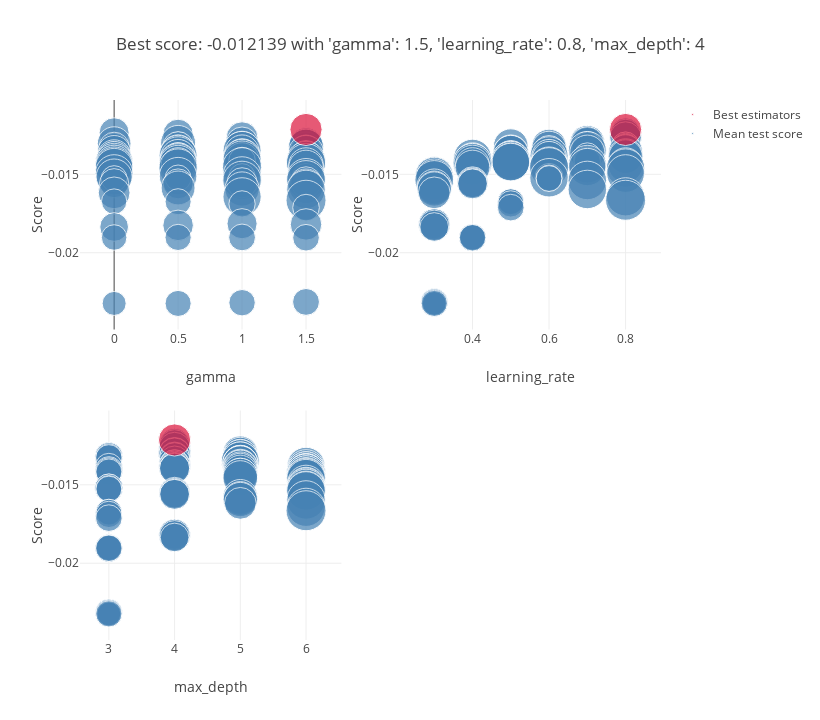

The cell this chart's notebook holds for it:
### Code cell
# Storing the results of the search
cv_results = pd.DataFrame(grid_search.cv_results_).sort_values(by=['rank_test_score', 'mean_fit_time'])
detailed_results["XG"] = cv_results.iloc[0]
# Plotting the results of the search with different parameters
display(cv_results)
scores['xg_train'] = grid_result.best_score_
plot_grid_search(grid_result)
scores['xg_test']  = brier_score_loss(y_test,grid_search.best_estimator_.predict_proba(X_test)[:,1]
 )

### Figure 1 — Plotly figure (JSON) as saved in the notebook; plotly's stock layout.template omitted (floating-point values rounded to 4 significant figures)
{"data": [{"marker": {"color": "SteelBlue", "size": [1.482, 1.512, 1.662, 2.014, 1.672, 1.675, 1.868, 1.145, 1.275, 1.981, 1.105, 1.999, 1.554, 1.478, 1.161, 1.971, 2.375, 1.615, 1.905, 1.923, 1.831, 2.027, 2.084, 1.561, 1.536, 2.39, 1.435, 1.638, 2.009, 1.214, 1.416, 1.857, 1.997, 1.487, 1.515, 2.377, 1.859, 1.927, 1.247, 2.383, 1.181, 2.484, 1.83, 1.112, 2.371, 2.334, 2.343, 2.514, 2.243, 2.353, 1.885, 1.982, 2.34, 2.292, 2.54, 1.984, 2.424, 2.339, 2.414, 2.328, 1.169, 2.137, 1.315, 2.445, 1.109, 1.102, 2.47, 2.443, 1.552, 1.502, 1.401, 1.477, 1.983, 1.893, 1.937, 2.438, 1.668, 2.405, 2.637, 1.064, 1.12, 1.142, 1.172, 1.495, 1.635, 1.537, 1.356, 1.133, 1.181, 1.073, 1.17, 1.187, 1.151, 0.9506, 1.123], "sizemin": 4, "sizemode": "area", "sizeref": 0.003296}, "mode": "markers", "name": "Mean test score", "showlegend": true, "text": ["'gamma': 0,<br /> 'learning_rate': 0.8,<br /> 'max_depth': 4", "'gamma': 0.5,<br /> 'learning_rate': 0.8,<br /> 'max_depth': 4", "'gamma': 1,<br /> 'learning_rate': 0.8,<br /> 'max_depth': 4", "'gamma': 0.5,<br /> 'learning_rate': 0.7,<br /> 'max_depth': 5", "'gamma': 1,<br /> 'learning_rate': 0.7,<br /> 'max_depth': 4", "'gamma': 1.5,<br /> 'learning_rate': 0.7,<br /> 'max_depth': 4", "'gamma': 0,<br /> 'learning_rate': 0.7,<br /> 'max_depth': 5", "'gamma': 0.5,<br /> 'learning_rate': 0.8,<br /> 'max_depth': 3", "'gamma': 1.5,<br /> 'learning_rate': 0.8,<br /> 'max_depth': 3", "'gamma': 1.5,<br /> 'learning_rate': 0.5,<br /> 'max_depth': 5", "'gamma': 0,<br /> 'learning_rate': 0.8,<br /> 'max_depth': 3", "'gamma': 1.5,<br /> 'learning_rate': 0.6,<br /> 'max_depth': 5", "'gamma': 0.5,<br /> 'learning_rate': 0.7,<br /> 'max_depth': 4", "'gamma': 0,<br /> 'learning_rate': 0.7,<br /> 'max_depth': 4", "'gamma': 1,<br /> 'learning_rate': 0.8,<br /> 'max_depth': 3", "'gamma': 1,<br /> 'learning_rate': 0.6,<br /> 'max_depth': 5", "'gamma': 1,<br /> 'learning_rate': 0.7,<br /> 'max_depth': 5", "'gamma': 1.5,<br /> 'learning_rate': 0.6,<br /> 'max_depth': 4", "'gamma': 0.5,<br /> 'learning_rate': 0.8,<br /> 'max_depth': 5", "'gamma': 1,<br /> 'learning_rate': 0.5,<br /> 'max_depth': 5", "'gamma': 0,<br /> 'learning_rate': 0.5,<br /> 'max_depth': 5", "'gamma': 1.5,<br /> 'learning_rate': 0.7,<br /> 'max_depth': 5", "'gamma': 0.5,<br /> 'learning_rate': 0.5,<br /> 'max_depth': 5", "'gamma': 0.5,<br /> 'learning_rate': 0.6,<br /> 'max_depth': 4", "'gamma': 1,<br /> 'learning_rate': 0.6,<br /> 'max_depth': 4", "'gamma': 0.5,<br /> 'learning_rate': 0.6,<br /> 'max_depth': 6", "'gamma': 0,<br /> 'learning_rate': 0.6,<br /> 'max_depth': 4", "'gamma': 1.5,<br /> 'learning_rate': 0.5,<br /> 'max_depth': 4", "'gamma': 1,<br /> 'learning_rate': 0.8,<br /> 'max_depth': 5", "'gamma': 1.5,<br /> 'learning_rate': 0.7,<br /> 'max_depth': 3", "'gamma': 0,<br /> 'learning_rate': 0.5,<br /> 'max_depth': 4", "'gamma': 0,<br /> 'learning_rate': 0.8,<br /> 'max_depth': 5", "'gamma': 0.5,<br /> 'learning_rate': 0.6,<br /> 'max_depth': 5", "'gamma': 0.5,<br /> 'learning_rate': 0.5,<br /> 'max_depth': 4", "'gamma': 1,<br /> 'learning_rate': 0.5,<br /> 'max_depth': 4", "'gamma': 1,<br /> 'learning_rate': 0.4,<br /> 'max_depth': 6", "'gamma': 0,<br /> 'learning_rate': 0.6,<br /> 'max_depth': 5", "'gamma': 1,<br /> 'learning_rate': 0.4,<br /> 'max_depth': 5", "'gamma': 0,<br /> 'learning_rate': 0.7,<br /> 'max_depth': 3", "'gamma': 1,<br /> 'learning_rate': 0.5,<br /> 'max_depth': 6", "'gamma': 1,<br /> 'learning_rate': 0.7,<br /> 'max_depth': 3", "'gamma': 1.5,<br /> 'learning_rate': 0.5,<br /> 'max_depth': 6", "'gamma': 0,<br /> 'learning_rate': 0.4,<br /> 'max_depth': 5", "'gamma': 0.5,<br /> 'learning_rate': 0.7,<br /> 'max_depth': 3", "'gamma': 0.5,<br /> 'learning_rate': 0.5,<br /> 'max_depth': 6", "'gamma': 0,<br /> 'learning_rate': 0.5,<br /> 'max_depth': 6", "'gamma': 0.5,<br /> 'learning_rate': 0.4,<br /> 'max_depth': 6", "'gamma': 1.5,<br /> 'learning_rate': 0.4,<br /> 'max_depth': 6", "'gamma': 0,<br /> 'learning_rate': 0.4,<br /> 'max_depth': 6", "'gamma': 0.5,<br /> 'learning_rate': 0.7,<br /> 'max_depth': 6", "'gamma': 0.5,<br /> 'learning_rate': 0.4,<br /> 'max_depth': 5", "'gamma': 1.5,<br /> 'learning_rate': 0.8,<br /> 'max_depth': 5", "'gamma': 0,<br /> 'learning_rate': 0.6,<br /> 'max_depth': 6", "'gamma': 0,<br /> 'learning_rate': 0.7,<br /> 'max_depth': 6", "'gamma': 1,<br /> 'learning_rate': 0.6,<br /> 'max_depth': 6", "'gamma': 1.5,<br /> 'learning_rate': 0.4,<br /> 'max_depth': 5", "'gamma': 0.5,<br /> 'learning_rate': 0.8,<br /> 'max_depth': 6", "'gamma': 0,<br /> 'learning_rate': 0.8,<br /> 'max_depth': 6", "'gamma': 1,<br /> 'learning_rate': 0.3,<br /> 'max_depth': 6", "'gamma': 0.5,<br /> 'learning_rate': 0.3,<br /> 'max_depth': 6", "'gamma': 1,<br /> 'learning_rate': 0.6,<br /> 'max_depth': 3", "'gamma': 0,<br /> 'learning_rate': 0.3,<br /> 'max_depth': 6", "'gamma': 1.5,<br /> 'learning_rate': 0.6,<br /> 'max_depth': 3", "'gamma': 1.5,<br /> 'learning_rate': 0.6,<br /> 'max_depth': 6", "'gamma': 0.5,<br /> 'learning_rate': 0.6,<br /> 'max_depth': 3", "'gamma': 0,<br /> 'learning_rate': 0.6,<br /> 'max_depth': 3", "'gamma': 1.5,<br /> 'learning_rate': 0.3,<br /> 'max_depth': 6", "'gamma': 1,<br /> 'learning_rate': 0.7,<br /> 'max_depth': 6", "'gamma': 1.5,<br /> 'learning_rate': 0.4,<br /> 'max_depth': 4", "'gamma': 1,<br /> 'learning_rate': 0.4,<br /> 'max_depth': 4", "'gamma': 0,<br /> 'learning_rate': 0.4,<br /> 'max_depth': 4", "'gamma': 0.5,<br /> 'learning_rate': 0.4,<br /> 'max_depth': 4", "'gamma': 1.5,<br /> 'learning_rate': 0.3,<br /> 'max_depth': 5", "'gamma': 0.5,<br /> 'learning_rate': 0.3,<br /> 'max_depth': 5", "'gamma': 1,<br /> 'learning_rate': 0.3,<br /> 'max_depth': 5", "'gamma': 1.5,<br /> 'learning_rate': 0.7,<br /> 'max_depth': 6", "'gamma': 0,<br /> 'learning_rate': 0.3,<br /> 'max_depth': 5", "'gamma': 1,<br /> 'learning_rate': 0.8,<br /> 'max_depth': 6", "'gamma': 1.5,<br /> 'learning_rate': 0.8,<br /> 'max_depth': 6", "'gamma': 0,<br /> 'learning_rate': 0.5,<br /> 'max_depth': 3", "'gamma': 0.5,<br /> 'learning_rate': 0.5,<br /> 'max_depth': 3", "'gamma': 1,<br /> 'learning_rate': 0.5,<br /> 'max_depth': 3", "'gamma': 1.5,<br /> 'learning_rate': 0.5,<br /> 'max_depth': 3", "'gamma': 1,<br /> 'learning_rate': 0.3,<br /> 'max_depth': 4", "'gamma': 1.5,<br /> 'learning_rate': 0.3,<br /> 'max_depth': 4", "'gamma': 0.5,<br /> 'learning_rate': 0.3,<br /> 'max_depth': 4", "'gamma': 0,<br /> 'learning_rate': 0.3,<br /> 'max_depth': 4", "'gamma': 0.5,<br /> 'learning_rate': 0.4,<br /> 'max_depth': 3", "'gamma': 1,<br /> 'learning_rate': 0.4,<br /> 'max_depth': 3", "'gamma': 0,<br /> 'learning_rate': 0.4,<br /> 'max_depth': 3", "'gamma': 1.5,<br /> 'learning_rate': 0.4,<br /> 'max_depth': 3", "'gamma': 1.5,<br /> 'learning_rate': 0.3,<br /> 'max_depth': 3", "'gamma': 1,<br /> 'learning_rate': 0.3,<br /> 'max_depth': 3", "'gamma': 0,<br /> 'learning_rate': 0.3,<br /> 'max_depth': 3", "'gamma': 0.5,<br /> 'learning_rate': 0.3,<br /> 'max_depth': 3"], "type": "scatter", "x": [0, 0.5, 1, 0.5, 1, 1.5, 0, 0.5, 1.5, 1.5, 0, 1.5, 0.5, 0, 1, 1, 1, 1.5, 0.5, 1, 0, 1.5, 0.5, 0.5, 1, 0.5, 0, 1.5, 1, 1.5, 0, 0, 0.5, 0.5, 1, 1, 0, 1, 0, 1, 1, 1.5, 0, 0.5, 0.5, 0, 0.5, 1.5, 0, 0.5, 0.5, 1.5, 0, 0, 1, 1.5, 0.5, 0, 1, 0.5, 1, 0, 1.5, 1.5, 0.5, 0, 1.5, 1, 1.5, 1, 0, 0.5, 1.5, 0.5, 1, 1.5, 0, 1, 1.5, 0, 0.5, 1, 1.5, 1, 1.5, 0.5, 0, 0.5, 1, 0, 1.5, 1.5, 1, 0, 0.5], "xaxis": "x", "y": [-0.01235, -0.01245, -0.01266, -0.01299, -0.013, -0.01303, -0.01304, -0.01315, -0.01318, -0.0132, -0.01321, -0.01323, -0.01325, -0.01327, -0.01329, -0.01335, -0.01348, -0.01352, -0.01356, -0.01358, -0.01359, -0.01362, -0.01364, -0.01374, -0.01374, -0.01382, -0.01383, -0.01384, -0.01385, -0.01386, -0.01386, -0.01387, -0.01389, -0.01393, -0.01395, -0.01397, -0.01397, -0.01408, -0.01408, -0.01408, -0.01413, -0.01414, -0.01417, -0.01418, -0.0142, -0.01422, -0.01425, -0.01427, -0.01432, -0.01435, -0.01438, -0.01441, -0.01445, -0.01453, -0.01455, -0.01457, -0.0146, -0.01495, -0.0151, -0.01512, -0.01517, -0.01517, -0.0152, -0.01522, -0.01523, -0.01527, -0.01536, -0.01539, -0.0155, -0.01554, -0.01557, -0.01561, -0.01576, -0.01587, -0.01594, -0.01597, -0.01618, -0.01643, -0.01665, -0.01674, -0.01675, -0.01689, -0.01712, -0.01815, -0.01819, -0.01825, -0.01836, -0.01902, -0.01902, -0.01903, -0.01904, -0.02314, -0.02319, -0.02323, -0.02323], "yaxis": "y"}, {"marker": {"color": "Crimson", "size": [1.708], "sizemin": 4, "sizemode": "area", "sizeref": 0.003296}, "mode": "markers", "name": "Best estimators", "showlegend": true, "text": ["{'gamma': 1.5, 'learning_rate': 0.8, 'max_depth': 4}"], "type": "scatter", "x": [1.5], "xaxis": "x", "y": [-0.01214], "yaxis": "y"}, {"marker": {"color": "SteelBlue", "size": [1.482, 1.512, 1.662, 2.014, 1.672, 1.675, 1.868, 1.145, 1.275, 1.981, 1.105, 1.999, 1.554, 1.478, 1.161, 1.971, 2.375, 1.615, 1.905, 1.923, 1.831, 2.027, 2.084, 1.561, 1.536, 2.39, 1.435, 1.638, 2.009, 1.214, 1.416, 1.857, 1.997, 1.487, 1.515, 2.377, 1.859, 1.927, 1.247, 2.383, 1.181, 2.484, 1.83, 1.112, 2.371, 2.334, 2.343, 2.514, 2.243, 2.353, 1.885, 1.982, 2.34, 2.292, 2.54, 1.984, 2.424, 2.339, 2.414, 2.328, 1.169, 2.137, 1.315, 2.445, 1.109, 1.102, 2.47, 2.443, 1.552, 1.502, 1.401, 1.477, 1.983, 1.893, 1.937, 2.438, 1.668, 2.405, 2.637, 1.064, 1.12, 1.142, 1.172, 1.495, 1.635, 1.537, 1.356, 1.133, 1.181, 1.073, 1.17, 1.187, 1.151, 0.9506, 1.123], "sizemin": 4, "sizemode": "area", "sizeref": 0.003296}, "mode": "markers", "name": "Mean test score", "showlegend": false, "text": ["'gamma': 0,<br /> 'learning_rate': 0.8,<br /> 'max_depth': 4", "'gamma': 0.5,<br /> 'learning_rate': 0.8,<br /> 'max_depth': 4", "'gamma': 1,<br /> 'learning_rate': 0.8,<br /> 'max_depth': 4", "'gamma': 0.5,<br /> 'learning_rate': 0.7,<br /> 'max_depth': 5", "'gamma': 1,<br /> 'learning_rate': 0.7,<br /> 'max_depth': 4", "'gamma': 1.5,<br /> 'learning_rate': 0.7,<br /> 'max_depth': 4", "'gamma': 0,<br /> 'learning_rate': 0.7,<br /> 'max_depth': 5", "'gamma': 0.5,<br /> 'learning_rate': 0.8,<br /> 'max_depth': 3", "'gamma': 1.5,<br /> 'learning_rate': 0.8,<br /> 'max_depth': 3", "'gamma': 1.5,<br /> 'learning_rate': 0.5,<br /> 'max_depth': 5", "'gamma': 0,<br /> 'learning_rate': 0.8,<br /> 'max_depth': 3", "'gamma': 1.5,<br /> 'learning_rate': 0.6,<br /> 'max_depth': 5", "'gamma': 0.5,<br /> 'learning_rate': 0.7,<br /> 'max_depth': 4", "'gamma': 0,<br /> 'learning_rate': 0.7,<br /> 'max_depth': 4", "'gamma': 1,<br /> 'learning_rate': 0.8,<br /> 'max_depth': 3", "'gamma': 1,<br /> 'learning_rate': 0.6,<br /> 'max_depth': 5", "'gamma': 1,<br /> 'learning_rate': 0.7,<br /> 'max_depth': 5", "'gamma': 1.5,<br /> 'learning_rate': 0.6,<br /> 'max_depth': 4", "'gamma': 0.5,<br /> 'learning_rate': 0.8,<br /> 'max_depth': 5", "'gamma': 1,<br /> 'learning_rate': 0.5,<br /> 'max_depth': 5", "'gamma': 0,<br /> 'learning_rate': 0.5,<br /> 'max_depth': 5", "'gamma': 1.5,<br /> 'learning_rate': 0.7,<br /> 'max_depth': 5", "'gamma': 0.5,<br /> 'learning_rate': 0.5,<br /> 'max_depth': 5", "'gamma': 0.5,<br /> 'learning_rate': 0.6,<br /> 'max_depth': 4", "'gamma': 1,<br /> 'learning_rate': 0.6,<br /> 'max_depth': 4", "'gamma': 0.5,<br /> 'learning_rate': 0.6,<br /> 'max_depth': 6", "'gamma': 0,<br /> 'learning_rate': 0.6,<br /> 'max_depth': 4", "'gamma': 1.5,<br /> 'learning_rate': 0.5,<br /> 'max_depth': 4", "'gamma': 1,<br /> 'learning_rate': 0.8,<br /> 'max_depth': 5", "'gamma': 1.5,<br /> 'learning_rate': 0.7,<br /> 'max_depth': 3", "'gamma': 0,<br /> 'learning_rate': 0.5,<br /> 'max_depth': 4", "'gamma': 0,<br /> 'learning_rate': 0.8,<br /> 'max_depth': 5", "'gamma': 0.5,<br /> 'learning_rate': 0.6,<br /> 'max_depth': 5", "'gamma': 0.5,<br /> 'learning_rate': 0.5,<br /> 'max_depth': 4", "'gamma': 1,<br /> 'learning_rate': 0.5,<br /> 'max_depth': 4", "'gamma': 1,<br /> 'learning_rate': 0.4,<br /> 'max_depth': 6", "'gamma': 0,<br /> 'learning_rate': 0.6,<br /> 'max_depth': 5", "'gamma': 1,<br /> 'learning_rate': 0.4,<br /> 'max_depth': 5", "'gamma': 0,<br /> 'learning_rate': 0.7,<br /> 'max_depth': 3", "'gamma': 1,<br /> 'learning_rate': 0.5,<br /> 'max_depth': 6", "'gamma': 1,<br /> 'learning_rate': 0.7,<br /> 'max_depth': 3", "'gamma': 1.5,<br /> 'learning_rate': 0.5,<br /> 'max_depth': 6", "'gamma': 0,<br /> 'learning_rate': 0.4,<br /> 'max_depth': 5", "'gamma': 0.5,<br /> 'learning_rate': 0.7,<br /> 'max_depth': 3", "'gamma': 0.5,<br /> 'learning_rate': 0.5,<br /> 'max_depth': 6", "'gamma': 0,<br /> 'learning_rate': 0.5,<br /> 'max_depth': 6", "'gamma': 0.5,<br /> 'learning_rate': 0.4,<br /> 'max_depth': 6", "'gamma': 1.5,<br /> 'learning_rate': 0.4,<br /> 'max_depth': 6", "'gamma': 0,<br /> 'learning_rate': 0.4,<br /> 'max_depth': 6", "'gamma': 0.5,<br /> 'learning_rate': 0.7,<br /> 'max_depth': 6", "'gamma': 0.5,<br /> 'learning_rate': 0.4,<br /> 'max_depth': 5", "'gamma': 1.5,<br /> 'learning_rate': 0.8,<br /> 'max_depth': 5", "'gamma': 0,<br /> 'learning_rate': 0.6,<br /> 'max_depth': 6", "'gamma': 0,<br /> 'learning_rate': 0.7,<br /> 'max_depth': 6", "'gamma': 1,<br /> 'learning_rate': 0.6,<br /> 'max_depth': 6", "'gamma': 1.5,<br /> 'learning_rate': 0.4,<br /> 'max_depth': 5", "'gamma': 0.5,<br /> 'learning_rate': 0.8,<br /> 'max_depth': 6", "'gamma': 0,<br /> 'learning_rate': 0.8,<br /> 'max_depth': 6", "'gamma': 1,<br /> 'learning_rate': 0.3,<br /> 'max_depth': 6", "'gamma': 0.5,<br /> 'learning_rate': 0.3,<br /> 'max_depth': 6", "'gamma': 1,<br /> 'learning_rate': 0.6,<br /> 'max_depth': 3", "'gamma': 0,<br /> 'learning_rate': 0.3,<br /> 'max_depth': 6", "'gamma': 1.5,<br /> 'learning_rate': 0.6,<br /> 'max_depth': 3", "'gamma': 1.5,<br /> 'learning_rate': 0.6,<br /> 'max_depth': 6", "'gamma': 0.5,<br /> 'learning_rate': 0.6,<br /> 'max_depth': 3", "'gamma': 0,<br /> 'learning_rate': 0.6,<br /> 'max_depth': 3", "'gamma': 1.5,<br /> 'learning_rate': 0.3,<br /> 'max_depth': 6", "'gamma': 1,<br /> 'learning_rate': 0.7,<br /> 'max_depth': 6", "'gamma': 1.5,<br /> 'learning_rate': 0.4,<br /> 'max_depth': 4", "'gamma': 1,<br /> 'learning_rate': 0.4,<br /> 'max_depth': 4", "'gamma': 0,<br /> 'learning_rate': 0.4,<br /> 'max_depth': 4", "'gamma': 0.5,<br /> 'learning_rate': 0.4,<br /> 'max_depth': 4", "'gamma': 1.5,<br /> 'learning_rate': 0.3,<br /> 'max_depth': 5", "'gamma': 0.5,<br /> 'learning_rate': 0.3,<br /> 'max_depth': 5", "'gamma': 1,<br /> 'learning_rate': 0.3,<br /> 'max_depth': 5", "'gamma': 1.5,<br /> 'learning_rate': 0.7,<br /> 'max_depth': 6", "'gamma': 0,<br /> 'learning_rate': 0.3,<br /> 'max_depth': 5", "'gamma': 1,<br /> 'learning_rate': 0.8,<br /> 'max_depth': 6", "'gamma': 1.5,<br /> 'learning_rate': 0.8,<br /> 'max_depth': 6", "'gamma': 0,<br /> 'learning_rate': 0.5,<br /> 'max_depth': 3", "'gamma': 0.5,<br /> 'learning_rate': 0.5,<br /> 'max_depth': 3", "'gamma': 1,<br /> 'learning_rate': 0.5,<br /> 'max_depth': 3", "'gamma': 1.5,<br /> 'learning_rate': 0.5,<br /> 'max_depth': 3", "'gamma': 1,<br /> 'learning_rate': 0.3,<br /> 'max_depth': 4", "'gamma': 1.5,<br /> 'learning_rate': 0.3,<br /> 'max_depth': 4", "'gamma': 0.5,<br /> 'learning_rate': 0.3,<br /> 'max_depth': 4", "'gamma': 0,<br /> 'learning_rate': 0.3,<br /> 'max_depth': 4", "'gamma': 0.5,<br /> 'learning_rate': 0.4,<br /> 'max_depth': 3", "'gamma': 1,<br /> 'learning_rate': 0.4,<br /> 'max_depth': 3", "'gamma': 0,<br /> 'learning_rate': 0.4,<br /> 'max_depth': 3", "'gamma': 1.5,<br /> 'learning_rate': 0.4,<br /> 'max_depth': 3", "'gamma': 1.5,<br /> 'learning_rate': 0.3,<br /> 'max_depth': 3", "'gamma': 1,<br /> 'learning_rate': 0.3,<br /> 'max_depth': 3", "'gamma': 0,<br /> 'learning_rate': 0.3,<br /> 'max_depth': 3", "'gamma': 0.5,<br /> 'learning_rate': 0.3,<br /> 'max_depth': 3"], "type": "scatter", "x": [0.8, 0.8, 0.8, 0.7, 0.7, 0.7, 0.7, 0.8, 0.8, 0.5, 0.8, 0.6, 0.7, 0.7, 0.8, 0.6, 0.7, 0.6, 0.8, 0.5, 0.5, 0.7, 0.5, 0.6, 0.6, 0.6, 0.6, 0.5, 0.8, 0.7, 0.5, 0.8, 0.6, 0.5, 0.5, 0.4, 0.6, 0.4, 0.7, 0.5, 0.7, 0.5, 0.4, 0.7, 0.5, 0.5, 0.4, 0.4, 0.4, 0.7, 0.4, 0.8, 0.6, 0.7, 0.6, 0.4, 0.8, 0.8, 0.3, 0.3, 0.6, 0.3, 0.6, 0.6, 0.6, 0.6, 0.3, 0.7, 0.4, 0.4, 0.4, 0.4, 0.3, 0.3, 0.3, 0.7, 0.3, 0.8, 0.8, 0.5, 0.5, 0.5, 0.5, 0.3, 0.3, 0.3, 0.3, 0.4, 0.4, 0.4, 0.4, 0.3, 0.3, 0.3, 0.3], "xaxis": "x2", "y": [-0.01235, -0.01245, -0.01266, -0.01299, -0.013, -0.01303, -0.01304, -0.01315, -0.01318, -0.0132, -0.01321, -0.01323, -0.01325, -0.01327, -0.01329, -0.01335, -0.01348, -0.01352, -0.01356, -0.01358, -0.01359, -0.01362, -0.01364, -0.01374, -0.01374, -0.01382, -0.01383, -0.01384, -0.01385, -0.01386, -0.01386, -0.01387, -0.01389, -0.01393, -0.01395, -0.01397, -0.01397, -0.01408, -0.01408, -0.01408, -0.01413, -0.01414, -0.01417, -0.01418, -0.0142, -0.01422, -0.01425, -0.01427, -0.01432, -0.01435, -0.01438, -0.01441, -0.01445, -0.01453, -0.01455, -0.01457, -0.0146, -0.01495, -0.0151, -0.01512, -0.01517, -0.01517, -0.0152, -0.01522, -0.01523, -0.01527, -0.01536, -0.01539, -0.0155, -0.01554, -0.01557, -0.01561, -0.01576, -0.01587, -0.01594, -0.01597, -0.01618, -0.01643, -0.01665, -0.01674, -0.01675, -0.01689, -0.01712, -0.01815, -0.01819, -0.01825, -0.01836, -0.01902, -0.01902, -0.01903, -0.01904, -0.02314, -0.02319, -0.02323, -0.02323], "yaxis": "y2"}, {"marker": {"color": "Crimson", "size": [1.708], "sizemin": 4, "sizemode": "area", "sizeref": 0.003296}, "mode": "markers", "name": "Best estimators", "showlegend": false, "text": ["{'gamma': 1.5, 'learning_rate': 0.8, 'max_depth': 4}"], "type": "scatter", "x": [0.8], "xaxis": "x2", "y": [-0.01214], "yaxis": "y2"}, {"marker": {"color": "SteelBlue", "size": [1.482, 1.512, 1.662, 2.014, 1.672, 1.675, 1.868, 1.145, 1.275, 1.981, 1.105, 1.999, 1.554, 1.478, 1.161, 1.971, 2.375, 1.615, 1.905, 1.923, 1.831, 2.027, 2.084, 1.561, 1.536, 2.39, 1.435, 1.638, 2.009, 1.214, 1.416, 1.857, 1.997, 1.487, 1.515, 2.377, 1.859, 1.927, 1.247, 2.383, 1.181, 2.484, 1.83, 1.112, 2.371, 2.334, 2.343, 2.514, 2.243, 2.353, 1.885, 1.982, 2.34, 2.292, 2.54, 1.984, 2.424, 2.339, 2.414, 2.328, 1.169, 2.137, 1.315, 2.445, 1.109, 1.102, 2.47, 2.443, 1.552, 1.502, 1.401, 1.477, 1.983, 1.893, 1.937, 2.438, 1.668, 2.405, 2.637, 1.064, 1.12, 1.142, 1.172, 1.495, 1.635, 1.537, 1.356, 1.133, 1.181, 1.073, 1.17, 1.187, 1.151, 0.9506, 1.123], "sizemin": 4, "sizemode": "area", "sizeref": 0.003296}, "mode": "markers", "name": "Mean test score", "showlegend": false, "text": ["'gamma': 0,<br /> 'learning_rate': 0.8,<br /> 'max_depth': 4", "'gamma': 0.5,<br /> 'learning_rate': 0.8,<br /> 'max_depth': 4", "'gamma': 1,<br /> 'learning_rate': 0.8,<br /> 'max_depth': 4", "'gamma': 0.5,<br /> 'learning_rate': 0.7,<br /> 'max_depth': 5", "'gamma': 1,<br /> 'learning_rate': 0.7,<br /> 'max_depth': 4", "'gamma': 1.5,<br /> 'learning_rate': 0.7,<br /> 'max_depth': 4", "'gamma': 0,<br /> 'learning_rate': 0.7,<br /> 'max_depth': 5", "'gamma': 0.5,<br /> 'learning_rate': 0.8,<br /> 'max_depth': 3", "'gamma': 1.5,<br /> 'learning_rate': 0.8,<br /> 'max_depth': 3", "'gamma': 1.5,<br /> 'learning_rate': 0.5,<br /> 'max_depth': 5", "'gamma': 0,<br /> 'learning_rate': 0.8,<br /> 'max_depth': 3", "'gamma': 1.5,<br /> 'learning_rate': 0.6,<br /> 'max_depth': 5", "'gamma': 0.5,<br /> 'learning_rate': 0.7,<br /> 'max_depth': 4", "'gamma': 0,<br /> 'learning_rate': 0.7,<br /> 'max_depth': 4", "'gamma': 1,<br /> 'learning_rate': 0.8,<br /> 'max_depth': 3", "'gamma': 1,<br /> 'learning_rate': 0.6,<br /> 'max_depth': 5", "'gamma': 1,<br /> 'learning_rate': 0.7,<br /> 'max_depth': 5", "'gamma': 1.5,<br /> 'learning_rate': 0.6,<br /> 'max_depth': 4", "'gamma': 0.5,<br /> 'learning_rate': 0.8,<br /> 'max_depth': 5", "'gamma': 1,<br /> 'learning_rate': 0.5,<br /> 'max_depth': 5", "'gamma': 0,<br /> 'learning_rate': 0.5,<br /> 'max_depth': 5", "'gamma': 1.5,<br /> 'learning_rate': 0.7,<br /> 'max_depth': 5", "'gamma': 0.5,<br /> 'learning_rate': 0.5,<br /> 'max_depth': 5", "'gamma': 0.5,<br /> 'learning_rate': 0.6,<br /> 'max_depth': 4", "'gamma': 1,<br /> 'learning_rate': 0.6,<br /> 'max_depth': 4", "'gamma': 0.5,<br /> 'learning_rate': 0.6,<br /> 'max_depth': 6", "'gamma': 0,<br /> 'learning_rate': 0.6,<br /> 'max_depth': 4", "'gamma': 1.5,<br /> 'learning_rate': 0.5,<br /> 'max_depth': 4", "'gamma': 1,<br /> 'learning_rate': 0.8,<br /> 'max_depth': 5", "'gamma': 1.5,<br /> 'learning_rate': 0.7,<br /> 'max_depth': 3", "'gamma': 0,<br /> 'learning_rate': 0.5,<br /> 'max_depth': 4", "'gamma': 0,<br /> 'learning_rate': 0.8,<br /> 'max_depth': 5", "'gamma': 0.5,<br /> 'learning_rate': 0.6,<br /> 'max_depth': 5", "'gamma': 0.5,<br /> 'learning_rate': 0.5,<br /> 'max_depth': 4", "'gamma': 1,<br /> 'learning_rate': 0.5,<br /> 'max_depth': 4", "'gamma': 1,<br /> 'learning_rate': 0.4,<br /> 'max_depth': 6", "'gamma': 0,<br /> 'learning_rate': 0.6,<br /> 'max_depth': 5", "'gamma': 1,<br /> 'learning_rate': 0.4,<br /> 'max_depth': 5", "'gamma': 0,<br /> 'learning_rate': 0.7,<br /> 'max_depth': 3", "'gamma': 1,<br /> 'learning_rate': 0.5,<br /> 'max_depth': 6", "'gamma': 1,<br /> 'learning_rate': 0.7,<br /> 'max_depth': 3", "'gamma': 1.5,<br /> 'learning_rate': 0.5,<br /> 'max_depth': 6", "'gamma': 0,<br /> 'learning_rate': 0.4,<br /> 'max_depth': 5", "'gamma': 0.5,<br /> 'learning_rate': 0.7,<br /> 'max_depth': 3", "'gamma': 0.5,<br /> 'learning_rate': 0.5,<br /> 'max_depth': 6", "'gamma': 0,<br /> 'learning_rate': 0.5,<br /> 'max_depth': 6", "'gamma': 0.5,<br /> 'learning_rate': 0.4,<br /> 'max_depth': 6", "'gamma': 1.5,<br /> 'learning_rate': 0.4,<br /> 'max_depth': 6", "'gamma': 0,<br /> 'learning_rate': 0.4,<br /> 'max_depth': 6", "'gamma': 0.5,<br /> 'learning_rate': 0.7,<br /> 'max_depth': 6", "'gamma': 0.5,<br /> 'learning_rate': 0.4,<br /> 'max_depth': 5", "'gamma': 1.5,<br /> 'learning_rate': 0.8,<br /> 'max_depth': 5", "'gamma': 0,<br /> 'learning_rate': 0.6,<br /> 'max_depth': 6", "'gamma': 0,<br /> 'learning_rate': 0.7,<br /> 'max_depth': 6", "'gamma': 1,<br /> 'learning_rate': 0.6,<br /> 'max_depth': 6", "'gamma': 1.5,<br /> 'learning_rate': 0.4,<br /> 'max_depth': 5", "'gamma': 0.5,<br /> 'learning_rate': 0.8,<br /> 'max_depth': 6", "'gamma': 0,<br /> 'learning_rate': 0.8,<br /> 'max_depth': 6", "'gamma': 1,<br /> 'learning_rate': 0.3,<br /> 'max_depth': 6", "'gamma': 0.5,<br /> 'learning_rate': 0.3,<br /> 'max_depth': 6", "'gamma': 1,<br /> 'learning_rate': 0.6,<br /> 'max_depth': 3", "'gamma': 0,<br /> 'learning_rate': 0.3,<br /> 'max_depth': 6", "'gamma': 1.5,<br /> 'learning_rate': 0.6,<br /> 'max_depth': 3", "'gamma': 1.5,<br /> 'learning_rate': 0.6,<br /> 'max_depth': 6", "'gamma': 0.5,<br /> 'learning_rate': 0.6,<br /> 'max_depth': 3", "'gamma': 0,<br /> 'learning_rate': 0.6,<br /> 'max_depth': 3", "'gamma': 1.5,<br /> 'learning_rate': 0.3,<br /> 'max_depth': 6", "'gamma': 1,<br /> 'learning_rate': 0.7,<br /> 'max_depth': 6", "'gamma': 1.5,<br /> 'learning_rate': 0.4,<br /> 'max_depth': 4", "'gamma': 1,<br /> 'learning_rate': 0.4,<br /> 'max_depth': 4", "'gamma': 0,<br /> 'learning_rate': 0.4,<br /> 'max_depth': 4", "'gamma': 0.5,<br /> 'learning_rate': 0.4,<br /> 'max_depth': 4", "'gamma': 1.5,<br /> 'learning_rate': 0.3,<br /> 'max_depth': 5", "'gamma': 0.5,<br /> 'learning_rate': 0.3,<br /> 'max_depth': 5", "'gamma': 1,<br /> 'learning_rate': 0.3,<br /> 'max_depth': 5", "'gamma': 1.5,<br /> 'learning_rate': 0.7,<br /> 'max_depth': 6", "'gamma': 0,<br /> 'learning_rate': 0.3,<br /> 'max_depth': 5", "'gamma': 1,<br /> 'learning_rate': 0.8,<br /> 'max_depth': 6", "'gamma': 1.5,<br /> 'learning_rate': 0.8,<br /> 'max_depth': 6", "'gamma': 0,<br /> 'learning_rate': 0.5,<br /> 'max_depth': 3", "'gamma': 0.5,<br /> 'learning_rate': 0.5,<br /> 'max_depth': 3", "'gamma': 1,<br /> 'learning_rate': 0.5,<br /> 'max_depth': 3", "'gamma': 1.5,<br /> 'learning_rate': 0.5,<br /> 'max_depth': 3", "'gamma': 1,<br /> 'learning_rate': 0.3,<br /> 'max_depth': 4", "'gamma': 1.5,<br /> 'learning_rate': 0.3,<br /> 'max_depth': 4", "'gamma': 0.5,<br /> 'learning_rate': 0.3,<br /> 'max_depth': 4", "'gamma': 0,<br /> 'learning_rate': 0.3,<br /> 'max_depth': 4", "'gamma': 0.5,<br /> 'learning_rate': 0.4,<br /> 'max_depth': 3", "'gamma': 1,<br /> 'learning_rate': 0.4,<br /> 'max_depth': 3", "'gamma': 0,<br /> 'learning_rate': 0.4,<br /> 'max_depth': 3", "'gamma': 1.5,<br /> 'learning_rate': 0.4,<br /> 'max_depth': 3", "'gamma': 1.5,<br /> 'learning_rate': 0.3,<br /> 'max_depth': 3", "'gamma': 1,<br /> 'learning_rate': 0.3,<br /> 'max_depth': 3", "'gamma': 0,<br /> 'learning_rate': 0.3,<br /> 'max_depth': 3", "'gamma': 0.5,<br /> 'learning_rate': 0.3,<br /> 'max_depth': 3"], "type": "scatter", "x": [4, 4, 4, 5, 4, 4, 5, 3, 3, 5, 3, 5, 4, 4, 3, 5, 5, 4, 5, 5, 5, 5, 5, 4, 4, 6, 4, 4, 5, 3, 4, 5, 5, 4, 4, 6, 5, 5, 3, 6, 3, 6, 5, 3, 6, 6, 6, 6, 6, 6, 5, 5, 6, 6, 6, 5, 6, 6, 6, 6, 3, 6, 3, 6, 3, 3, 6, 6, 4, 4, 4, 4, 5, 5, 5, 6, 5, 6, 6, 3, 3, 3, 3, 4, 4, 4, 4, 3, 3, 3, 3, 3, 3, 3, 3], "xaxis": "x3", "y": [-0.01235, -0.01245, -0.01266, -0.01299, -0.013, -0.01303, -0.01304, -0.01315, -0.01318, -0.0132, -0.01321, -0.01323, -0.01325, -0.01327, -0.01329, -0.01335, -0.01348, -0.01352, -0.01356, -0.01358, -0.01359, -0.01362, -0.01364, -0.01374, -0.01374, -0.01382, -0.01383, -0.01384, -0.01385, -0.01386, -0.01386, -0.01387, -0.01389, -0.01393, -0.01395, -0.01397, -0.01397, -0.01408, -0.01408, -0.01408, -0.01413, -0.01414, -0.01417, -0.01418, -0.0142, -0.01422, -0.01425, -0.01427, -0.01432, -0.01435, -0.01438, -0.01441, -0.01445, -0.01453, -0.01455, -0.01457, -0.0146, -0.01495, -0.0151, -0.01512, -0.01517, -0.01517, -0.0152, -0.01522, -0.01523, -0.01527, -0.01536, -0.01539, -0.0155, -0.01554, -0.01557, -0.01561, -0.01576, -0.01587, -0.01594, -0.01597, -0.01618, -0.01643, -0.01665, -0.01674, -0.01675, -0.01689, -0.01712, -0.01815, -0.01819, -0.01825, -0.01836, -0.01902, -0.01902, -0.01903, -0.01904, -0.02314, -0.02319, -0.02323, -0.02323], "yaxis": "y3"}, {"marker": {"color": "Crimson", "size": [1.708], "sizemin": 4, "sizemode": "area", "sizeref": 0.003296}, "mode": "markers", "name": "Best estimators", "showlegend": false, "text": ["{'gamma': 1.5, 'learning_rate': 0.8, 'max_depth': 4}"], "type": "scatter", "x": [4], "xaxis": "x3", "y": [-0.01214], "yaxis": "y3"}], "layout": {"height": 720, "hovermode": "closest", "legend": {"traceorder": "reversed"}, "title": {"text": "Best score: -0.012139 with 'gamma': 1.5, 'learning_rate': 0.8, 'max_depth': 4"}, "width": 820, "xaxis": {"anchor": "y", "domain": [0, 0.45], "title": {"text": "gamma"}}, "xaxis2": {"anchor": "y2", "domain": [0.55, 1], "title": {"text": "learning_rate"}}, "xaxis3": {"anchor": "y3", "domain": [0, 0.45], "title": {"text": "max_depth"}}, "xaxis4": {"anchor": "y4", "domain": [0.55, 1]}, "yaxis": {"anchor": "x", "domain": [0.575, 1], "title": {"text": "Score"}}, "yaxis2": {"anchor": "x2", "domain": [0.575, 1], "title": {"text": "Score"}}, "yaxis3": {"anchor": "x3", "domain": [0, 0.425], "title": {"text": "Score"}}, "yaxis4": {"anchor": "x4", "domain": [0, 0.425]}}}
